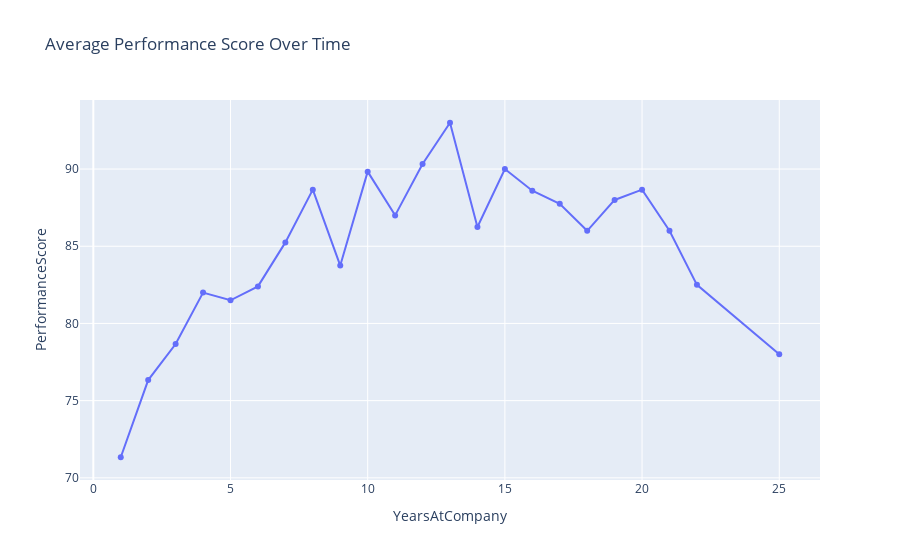
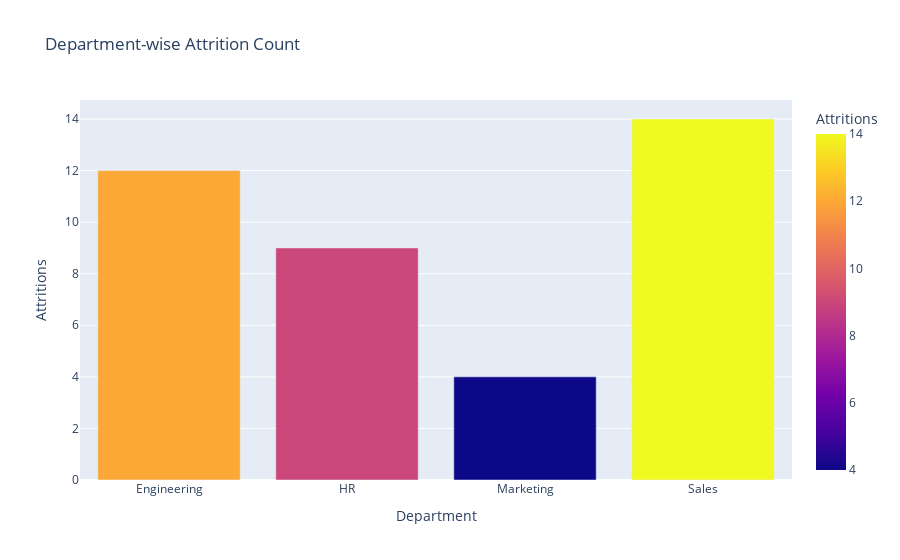
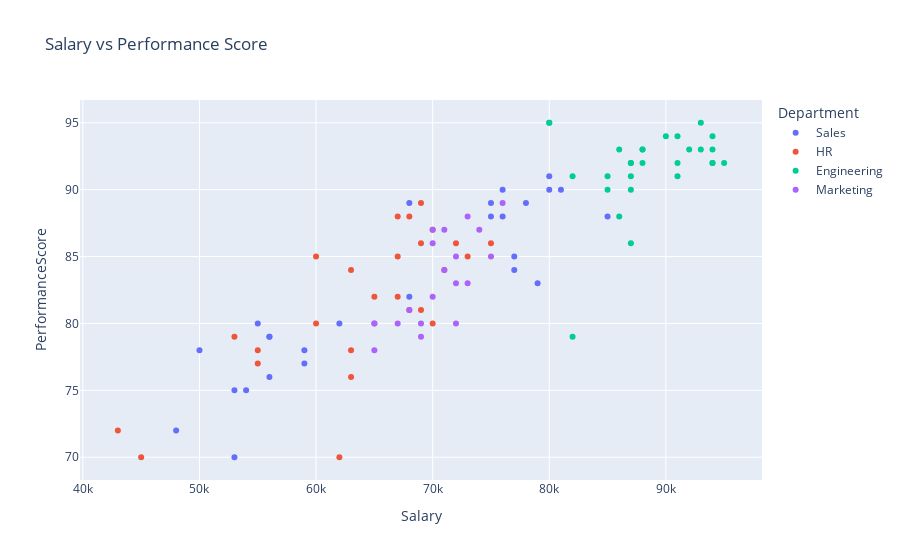

Source (notebook cell) for these figures, in order:
### Markdown cell above
### Data Visualization and Reporting

### Code cell
import plotly.express as px
# Line Plot: Average performance score trend by year
line_data = employee_df.groupby('YearsAtCompany')['PerformanceScore'].mean().reset_index()
line_plot = px.line(line_data, x='YearsAtCompany', y='PerformanceScore',
                    title='Average Performance Score Over Time',
                    markers=True)

# Bar Chart: Attrition count by department
bar_data = employee_df[employee_df['Attrition'] == 1].groupby('Department').size().reset_index(name='Attritions')
bar_plot = px.bar(bar_data, x='Department', y='Attritions',
                  title='Department-wise Attrition Count',
                  color='Attritions')

# Scatter Plot: Salary vs. Performance Score
scatter_plot = px.scatter(employee_df, x='Salary', y='PerformanceScore',
                          color='Department', hover_data=['EmployeeID'],
                          title='Salary vs Performance Score')

line_plot.show()
bar_plot.show()
scatter_plot.show()

### Figure 1 — Plotly figure (JSON) as saved in the notebook; plotly's stock layout.template omitted (floating-point values rounded to 4 significant figures)
{"data": [{"hovertemplate": "YearsAtCompany=%{x}<br>PerformanceScore=%{y}<extra></extra>", "legendgroup": "", "line": {"color": "#636efa", "dash": "solid"}, "marker": {"symbol": "circle"}, "mode": "lines+markers", "name": "", "orientation": "v", "showlegend": false, "type": "scatter", "x": [1, 2, 3, 4, 5, 6, 7, 8, 9, 10, 11, 12, 13, 14, 15, 16, 17, 18, 19, 20, 21, 22, 25], "xaxis": "x", "y": [71.33, 76.33, 78.67, 82.0, 81.5, 82.4, 85.25, 88.67, 83.75, 89.83, 87.0, 90.33, 93.0, 86.25, 90.0, 88.6, 87.75, 86.0, 88.0, 88.67, 86.0, 82.5, 78.0], "yaxis": "y"}], "layout": {"legend": {"tracegroupgap": 0}, "title": {"text": "Average Performance Score Over Time"}, "xaxis": {"anchor": "y", "domain": [0, 1], "title": {"text": "YearsAtCompany"}}, "yaxis": {"anchor": "x", "domain": [0, 1], "title": {"text": "PerformanceScore"}}}}

### Figure 2 — Plotly figure (JSON) as saved in the notebook; plotly's stock layout.template omitted (floating-point values rounded to 4 significant figures)
{"data": [{"hovertemplate": "Department=%{x}<br>Attritions=%{marker.color}<extra></extra>", "legendgroup": "", "marker": {"color": [12, 9, 4, 14], "coloraxis": "coloraxis", "pattern": {"shape": ""}}, "name": "", "orientation": "v", "showlegend": false, "textposition": "auto", "type": "bar", "x": ["Engineering", "HR", "Marketing", "Sales"], "xaxis": "x", "y": [12, 9, 4, 14], "yaxis": "y"}], "layout": {"barmode": "relative", "coloraxis": {"colorbar": {"title": {"text": "Attritions"}}, "colorscale": [[0, "#0d0887"], [0.1111, "#46039f"], [0.2222, "#7201a8"], [0.3333, "#9c179e"], [0.4444, "#bd3786"], [0.5556, "#d8576b"], [0.6667, "#ed7953"], [0.7778, "#fb9f3a"], [0.8889, "#fdca26"], [1, "#f0f921"]]}, "legend": {"tracegroupgap": 0}, "title": {"text": "Department-wise Attrition Count"}, "xaxis": {"anchor": "y", "domain": [0, 1], "title": {"text": "Department"}}, "yaxis": {"anchor": "x", "domain": [0, 1], "title": {"text": "Attritions"}}}}

### Figure 3 — Plotly figure (JSON) as saved in the notebook; plotly's stock layout.template omitted (floating-point values rounded to 4 significant figures)
{"data": [{"customdata": [[1], [5], [9], [12], [16], [20], [23], [28], [31], [34], [40], [44], [48], [51], [56], [61], [65], [67], [72], [76], [79], [83], [87], [92], [95], [98]], "hovertemplate": "Department=Sales<br>Salary=%{x}<br>PerformanceScore=%{y}<br>EmployeeID=%{customdata[0]}<extra></extra>", "legendgroup": "Sales", "marker": {"color": "#636efa", "symbol": "circle"}, "mode": "markers", "name": "Sales", "orientation": "v", "showlegend": true, "type": "scatter", "x": [55000, 75000, 77000, 53000, 56000, 79000, 76000, 77000, 80000, 85000, 54000, 81000, 68000, 53000, 48000, 50000, 76000, 56000, 59000, 68000, 62000, 78000, 80000, 56000, 59000, 75000], "xaxis": "x", "y": [80, 88, 84, 75, 79, 83, 88, 85, 90, 88, 75, 90, 82, 70, 72, 78, 90, 79, 77, 89, 80, 89, 91, 76, 78, 89], "yaxis": "y"}, {"customdata": [[2], [6], [11], [14], [19], [24], [27], [32], [36], [39], [42], [47], [52], [55], [59], [62], [66], [69], [73], [77], [80], [84], [89], [93], [96], [99]], "hovertemplate": "Department=HR<br>Salary=%{x}<br>PerformanceScore=%{y}<br>EmployeeID=%{customdata[0]}<extra></extra>", "legendgroup": "HR", "marker": {"color": "#EF553B", "symbol": "circle"}, "mode": "markers", "name": "HR", "orientation": "v", "showlegend": true, "type": "scatter", "x": [60000, 45000, 62000, 70000, 43000, 69000, 55000, 63000, 73000, 69000, 67000, 75000, 68000, 63000, 60000, 67000, 71000, 72000, 65000, 69000, 55000, 63000, 68000, 67000, 53000, 70000], "xaxis": "x", "y": [85, 70, 70, 80, 72, 89, 77, 78, 85, 81, 88, 86, 88, 76, 80, 82, 84, 86, 82, 86, 78, 84, 81, 85, 79, 87], "yaxis": "y"}, {"customdata": [[3], [7], [10], [15], [17], [21], [25], [29], [33], [37], [41], [45], [49], [53], [57], [60], [64], [68], [71], [74], [78], [81], [85], [88], [91], [94], [97], [100]], "hovertemplate": "Department=Engineering<br>Salary=%{x}<br>PerformanceScore=%{y}<br>EmployeeID=%{customdata[0]}<extra></extra>", "legendgroup": "Engineering", "marker": {"color": "#00cc96", "symbol": "circle"}, "mode": "markers", "name": "Engineering", "orientation": "v", "showlegend": true, "type": "scatter", "x": [80000, 95000, 85000, 80000, 82000, 87000, 92000, 88000, 82000, 91000, 86000, 94000, 91000, 87000, 88000, 93000, 85000, 93000, 87000, 90000, 94000, 88000, 94000, 87000, 94000, 86000, 91000, 87000], "xaxis": "x", "y": [95, 92, 90, 95, 91, 86, 93, 92, 79, 94, 93, 94, 91, 92, 93, 95, 91, 93, 92, 94, 92, 93, 92, 90, 93, 88, 92, 91], "yaxis": "y"}, {"customdata": [[4], [8], [13], [18], [22], [26], [30], [35], [38], [43], [46], [50], [54], [58], [63], [70], [75], [82], [86], [90]], "hovertemplate": "Department=Marketing<br>Salary=%{x}<br>PerformanceScore=%{y}<br>EmployeeID=%{customdata[0]}<extra></extra>", "legendgroup": "Marketing", "marker": {"color": "#ab63fa", "symbol": "circle"}, "mode": "markers", "name": "Marketing", "orientation": "v", "showlegend": true, "type": "scatter", "x": [65000, 70000, 71000, 75000, 65000, 72000, 71000, 67000, 70000, 69000, 73000, 65000, 76000, 72000, 74000, 68000, 73000, 72000, 70000, 69000], "xaxis": "x", "y": [78, 82, 87, 85, 80, 80, 84, 80, 86, 79, 83, 80, 89, 83, 87, 81, 88, 85, 87, 80], "yaxis": "y"}], "layout": {"legend": {"title": {"text": "Department"}, "tracegroupgap": 0}, "title": {"text": "Salary vs Performance Score"}, "xaxis": {"anchor": "y", "domain": [0, 1], "title": {"text": "Salary"}}, "yaxis": {"anchor": "x", "domain": [0, 1], "title": {"text": "PerformanceScore"}}}}
